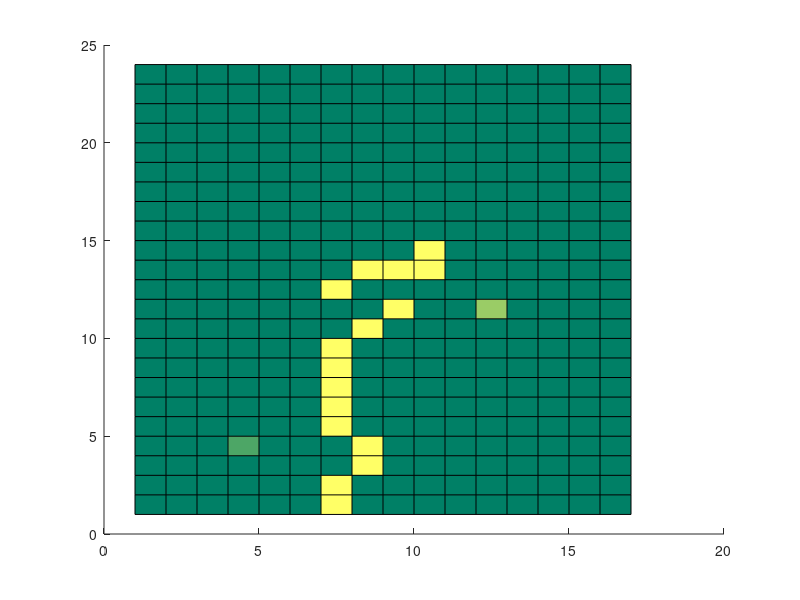

Write MATLAB code to recreate this figure. (Note: this script raises an error after producing the figure.)
function AstarExample()
initMap2();
end

%% 绘制地图程序
function initMap()
figure(2);
format long; %16位有效数字
hold on;
axis equal; % x,y坐标轴比例尺保持一致
axis ([0 30 0 30]); %取值区间

% set(gcf,'position',[left,top,width,height]);
set(gca,'XTicklabel',0:1:30);%坐标轴标签刻度
set(gca,'YTicklabel',0:1:30);
set(gca,'XTick',0:1:30);%坐标轴位置刻度
set(gca,'YTick',0:1:30)
figure_x = [0 30 30 0 ];
figure_y = [0 0  30 30 ];
patch(figure_x,figure_y,'green');
grid on; %网格线
%% 障碍物 obstacle
end

function initMap2()
figure(3);
hold on;
map =[
0	0	0	0	0	0	1	0	0	0	0	0	0	0	0	0	0
0	0	0	0	0	0	1	0	0	0	0	0	0	0	0	0	0
0	0	0	0	0	0	0	1	0	0	0	0	0	0	0	0	0
0	0	0	.3	0	0	0	1	0	0	0	0	0	0	0	0	0
0	0	0	0	0	0	1	0	0	0	0	0	0	0	0	0	0
0	0	0	0	0	0	1	0	0	0	0	0	0	0	0	0	0
0	0	0	0	0	0	1	0	0	0	0	0	0	0	0	0	0
0	0	0	0	0	0	1	0	0	0	0	0	0	0	0	0	0
0	0	0	0	0	0	1	0	0	0	0	0	0	0	0	0	0
0	0	0	0	0	0	0	1	0	0	0	0	0	0	0	0	0
0	0	0	0	0	0	0	0	1	0	0	.6	0	0	0	0	0
0	0	0	0	0	0	1	0	0	0	0	0	0	0	0	0	0
0	0	0	0	0	0	0	1	1	1	0	0	0	0	0	0	0
0	0	0	0	0	0	0	0	0	1	0	0	0	0	0	0	0
0	0	0	0	0	0	0	0	0	0	0	0	0	0	0	0	0
0	0	0	0	0	0	0	0	0	0	0	0	0	0	0	0	0
0	0	0	0	0	0	0	0	0	0	0	0	0	0	0	0	0
0	0	0	0	0	0	0	0	0	0	0	0	0	0	0	0	0
0	0	0	0	0	0	0	0	0	0	0	0	0	0	0	0	0
0	0	0	0	0	0	0	0	0	0	0	0	0	0	0	0	0
0	0	0	0	0	0	0	0	0	0	0	0	0	0	0	0	0
0	0	0	0	0	0	0	0	0	0	0	0	0	0	0	0	0
0	0	0	0	0	0	0	0	0	0	0	0	0	0	0	0	0
0	0	0	0	0	0	0	0	0	0	0	0	0	0	0	0	0
];
pcolor(map)
colormap summer
[row,col] = size(map);
[start_px,start_py] = find(map == .3);
[end_px,end_py] = find(map == .6);

close = struct([]); 
closelen = 0;
open = struct([]); 
openlen = 1;

%% 将起点添加到open列表
open(1).row = start_px;
open(1).col = start_py;
open(1).g = 0;
open(1).h = (end_py - start_py) + (end_px - start_px);

%% 四种运动格式
sport = [0,1;0,-1;-1,0;1,0];

while openlen > 0
    %% 获取代价最小的值
    for i = 1:openlen
        f(i) = [i,open(i).g + open(i).h];       
    end
    mincost = min(f);
    for i = 1:openlen
        if mincost == open(i).g + open(i).h
            current = open(i);
        end
    end
    dimNormal = all([current.row,current.col]+sport(i,:)>0) ...
        && current.row+sport(i,1)<=row && current.col+sport(i,2)<=col
    if dimNormal
        if current.row == end_px && current.col == end_py
            map(end_px,end_py) = 0.5;
            return;
        end
        
        if  map(current.row+sport(i,1),current.col+sport(i,2))~=1 %不为障碍物
            openlen = openlen + 1;
            open(openlen).row = current.row+sport(i,1);
            open(openlen).col = current.col+sport(i,2);
            open(openlen).g = current.g + 1;
            open(openlen).h = (end_py - open(openlen).row) + (end_px - open(openlen).col);
        end
        for i = 1:4
            u = [current.row,current.col] + sport(i);
            for j = 1 : closelen
                if close(j).row == u(1) && close(j).col == u(2)
                    continue;
                end
            end
            flag = 0;
            
            for k = 1 : openlen
                if open(k).row == u(1) && open(k).col == u(2)
                    flag = 1;
                    break;
                end
            end
            
            if ~flag
                openlen = openlen + 1;
                open(openlen).row = u(1);
                open(openlen).col = u(2);
                open(openlen).g = current.g + 1;
                open(openlen).h = end_py-u(2) + end_px -u(1);
            end   
        end
    end 
end    
end

